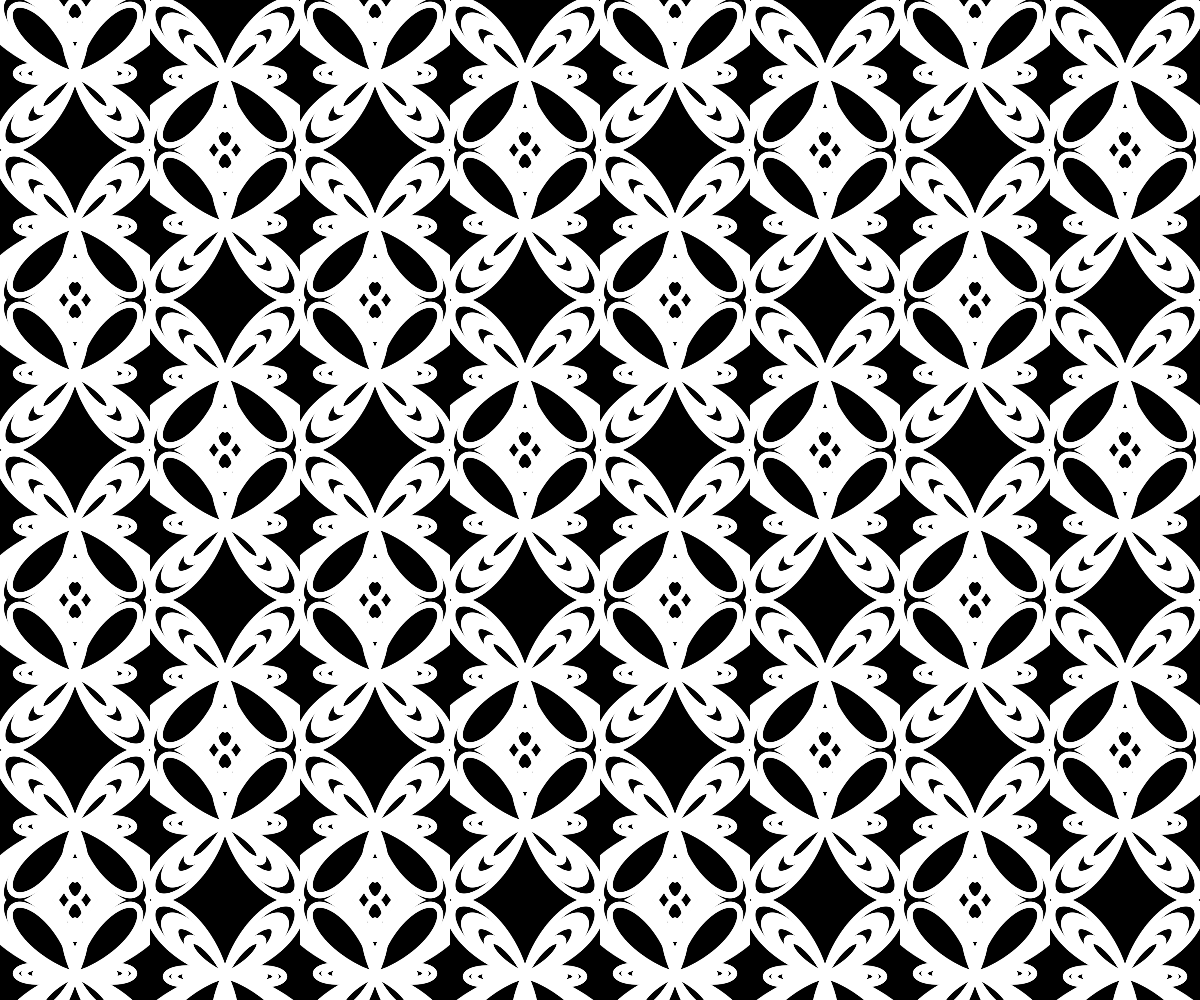
Frame 1 (no input)
Frame 60 (no input): identical to frame 1, image omitted
Frame 120 (the mouse pressed at the canvas centre since frame 60): identical to frame 1, image omitted

The p5.js sketch that drew this single still picture (run headless with seeded random() and noise() and a simulated clock; from frame 60 on, the mouse is pressed at the canvas centre):

// p5.js sketch
// ── sketch.js
//http://paulbourke.net/geometry/butterfly/
var siz = 150;
var pg1


function setup() {

    createCanvas(windowWidth, windowHeight);
    colorMode(RGB);
    background(255);
    pixelDensity(1)
    seed = random(5000)
    //colorMode(HSB, 360, 100, 100)

    pg1 = createGraphics(siz, siz)
    pg1.background(0)
    pg1.translate(pg1.width / 2, pg1.height / 2)
    for (var i = 0; i <= 10000; i++) {
        var u = i * 24.0 * PI / 10000;
        var x = cos(u) * (exp(cos(u)) - 2 * cos(4 * u) - pow(sin(u / 12), 5.0)) * 30
        var y = sin(u) * (exp(cos(u)) - 2 * cos(4 * u) - pow(sin(u / 12), 5.0)) * 30
        pg1.stroke(255)
        pg1.ellipse(x, y , 5,5)
    }



    imageMode(CENTER, CENTER)

}


function draw() {
    randomSeed(seed)

    background(255);
    noStroke()
    var incr = 0
    for (var i = siz / 2; i <= width + siz / 2; i += siz) {
        for (var j = siz / 2; j <= height + siz / 2; j += siz) {
            push()

            translate(i, j)
            var angle = TWO_PI * (int(random(1, 5))) / 4

            if (incr%2 ==0) angle = -PI/2;
            else angle = PI/2
            rotate(angle)
            image(pg1, 0, 0)
            pop()
            incr++
        }

    }
}

function mouseReleased() {
    seed = random(50000)
    siz = int(random(100, 250))
    pg1 = createGraphics(siz, siz)
    pg1.background(0)
    pg1.translate(pg1.width / 2, pg1.height / 2)
    for (var i = 0; i <= 10000; i++) {
        var u = i * 24.0 * PI / 10000;
        var x = cos(u) * (exp(cos(u)) - 2 * cos(4 * u) - pow(sin(u / 12), 5.0)) * 30
        var y = sin(u) * (exp(cos(u)) - 2 * cos(4 * u) - pow(sin(u / 12), 5.0)) * 30
        pg1.stroke(255)
        pg1.ellipse(x, y , 5,5)
    }
}

function windowResized() {
    resizeCanvas(windowWidth, windowHeight);
}
